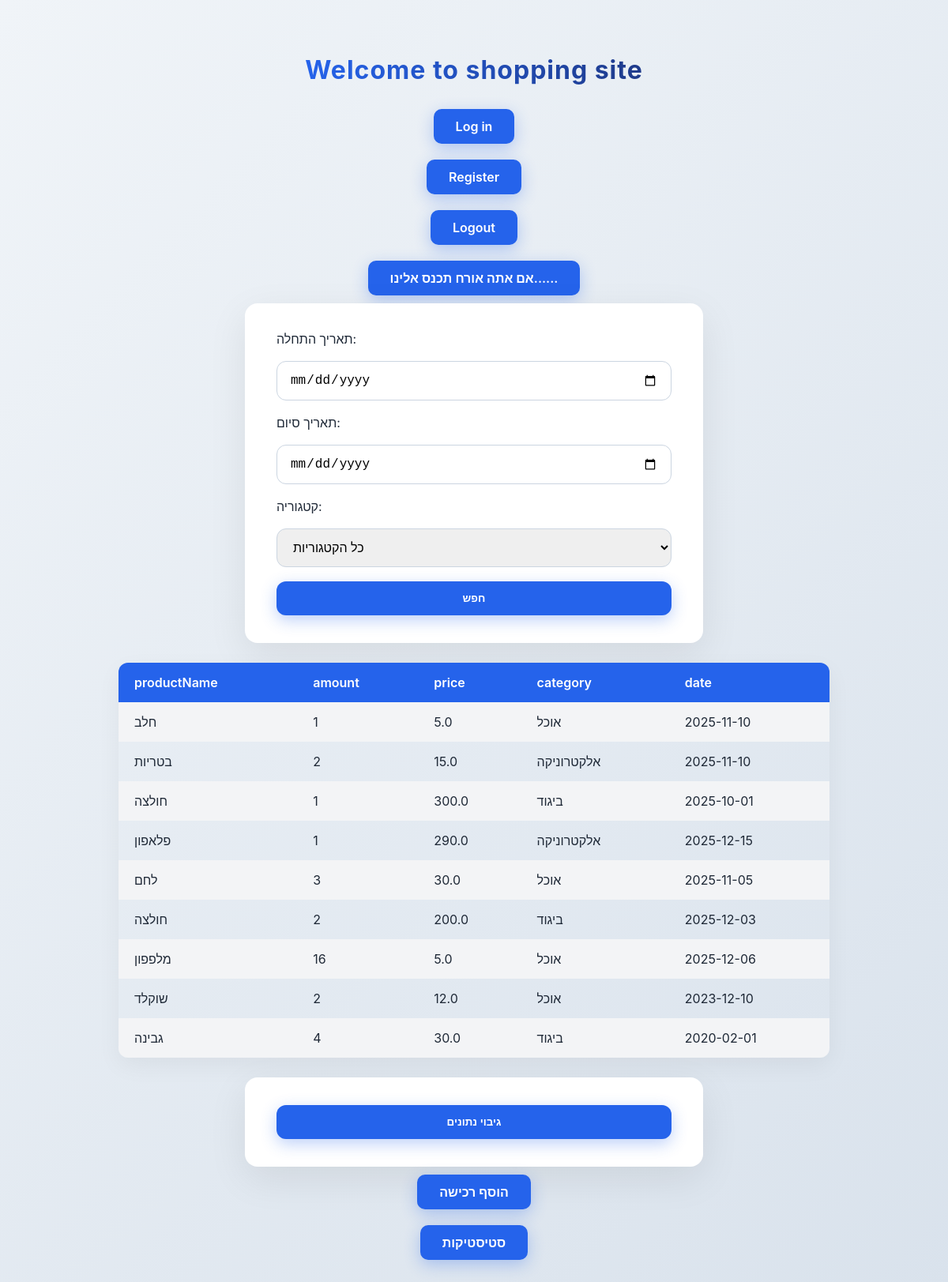
/profile (signed in), run on an earlier commit of the app's database.
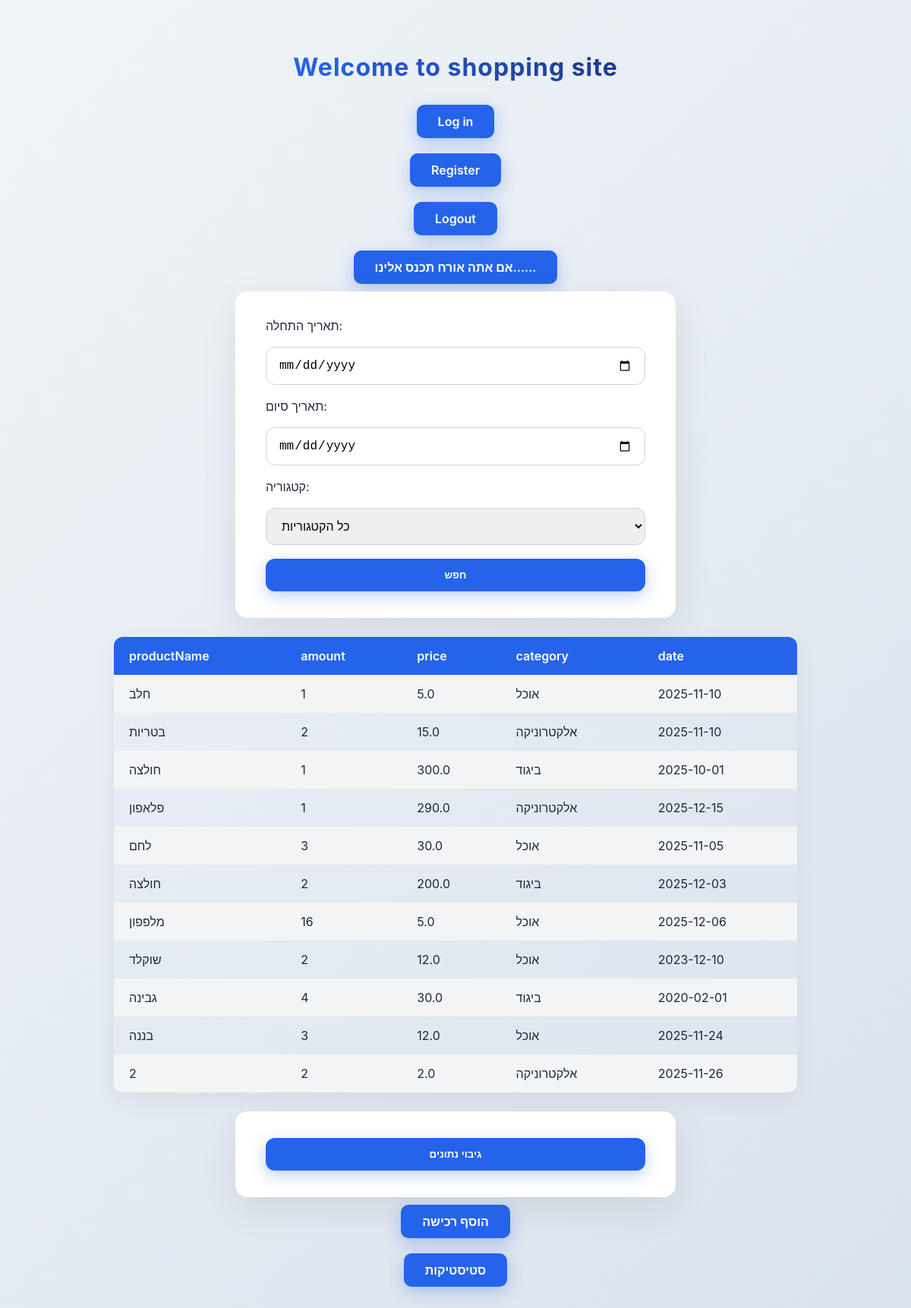
And on a later commit of the database.
### app.py (models this page shows)
class Purchase(db.Model):
    id = db.Column(db.Integer, primary_key=True)
    product_name = db.Column(db.String, nullable=True)
    amount = db.Column(db.Integer, nullable=True)
    price = db.Column(db.Float, nullable=True)
    category = db.Column(db.String, nullable=True)
    date = db.Column(db.Date, nullable=True)
    user_id = db.Column(db.Integer, db.ForeignKey('user.id'), nullable=False)

### app.py (the view)
@app.get("/profile")
def getProfile():
    Purchase.query.filter(Purchase.date < datetime(1900, 1, 1).date()).delete()
    db.session.commit()
    user_id = session.get('user_id')
    if not user_id:
        return redirect(url_for('getLogin'))
    user = User.query.get(user_id)
    if not user:
        return "User not found"
    user_purchases = user.purchases
    return render_template("profile.html", purchases=user_purchases)

### templates/profile.html (shortened to what this page needs)
{% extends 'index.html'%}
{% block head %}
 <link rel="stylesheet" href="{{ url_for('static', filename='css/profile.css') }}">
{% endblock  %}
{% block body %}
<form method="post" action="{{ url_for('postShow') }}" >
    תאריך התחלה: <input type="date" name="start" value="{{ start }}">
    תאריך סיום: <input type="date" name="end" value="{{ end }}">
    קטגוריה:
    <select name="category">
        <option value="all" {% if category == 'all' or not category %}selected{% endif %}>כל הקטגוריות</option>
    </select>
    <button type="submit">חפש</button>
</form>
{% if purchases %}
<table>
    <tr>
        <th>productName</th>
        <th>amount</th>
        <th>price</th>
        <th>category</th>
        <th>date</th>
    </tr>
    {% for p in purchases %}
    <tr>
        <td>{{ p.product_name }}</td>
        <td>{{ p.amount }}</td>
        <td>{{ p.price }}</td>
        <td>{{ p.category }}</td>
        <td>{{ p.date }}</td>
    </tr>
    {% endfor %}
</table>
{% else %}
<h2>אין רכישות</h2>
{% endif %}
<form action="{{ url_for('saveData') }}" method="get">
    <button type="submit">גיבוי נתונים</button>
</form>
<a href="/add">הוסף רכישה</a>
<a href="/graph">סטיסטיקות</a>
{% endblock  %}

### templates/index.html (shortened to what this page needs)
<!DOCTYPE html>
<html lang="en">
<head>
     <link rel="stylesheet" href="{{ url_for('static', filename='css/index.css') }}">
    {% block head %}
    {% endblock %}
</head>
<body>
    <h1>Welcome to shopping site</h1>
    <a href="/login">Log in</a>
    <a href="/register">Register</a>
    <a href="/logout">Logout</a>
    <a href="/demoProfile">אם אתה אורח תכנס אלינו......</a>
      {% block body %}
    {% endblock %}
</body>
</html>

### static/css/index.css (style rules this page uses)
body { background: linear-gradient(135deg, #f0f4f8, #d9e2ec); font-family: 'Inter', sans-serif; color: #1f2937; display: flex; flex-direction: column; align-items: center; padding: 40px 20px; min-height: 100vh; }
h1, h2, h3, h { font-weight: 700; text-align: center; color: #1e40af; letter-spacing: 1px; margin-bottom: 20px; background: linear-gradient(90deg, #2563eb, #1e3a8a); background-clip: text; -webkit-background-clip: text; -webkit-text-fill-color: transparent; }
a { display: inline-block; margin: 10px 15px; padding: 12px 28px; border-radius: 10px; background-color: #2563eb; color: white; font-weight: 600; text-decoration: none; transition: all 0.3s ease; box-shadow: 0 6px 20px rgba(37,99,235,0.3); }
button, .btn { padding: 14px 25px; border-radius: 12px; border: none; background-color: #2563eb; color: #fff; font-weight: 700; cursor: pointer; box-shadow: 0 6px 20px rgba(37,99,235,0.3); transition: all 0.3s ease; }
form { background-color: #fff; padding: 35px 40px; border-radius: 16px; box-shadow: 0 15px 50px rgba(0,0,0,0.08); display: flex; flex-direction: column; gap: 18px; width: 100%; max-width: 500px; transition: transform 0.3s ease; }
input, select { padding: 14px 16px; border-radius: 12px; border: 1px solid #cbd5e1; font-size: 16px; transition: all 0.3s ease; }
table { width: 100%; max-width: 900px; border-collapse: collapse; margin: 30px 0; border-radius: 12px; overflow: hidden; box-shadow: 0 15px 50px rgba(0,0,0,0.05); }
th, td { padding: 16px 20px; text-align: left; font-size: 16px; }
th { background-color: #2563eb; color: #fff; font-weight: 600; }
tr:nth-child(even) td { background-color: #f3f4f6; }

### static/css/profile.css (style rules this page uses)
table { width: 100%; max-width: 900px; border-collapse: collapse; margin: 25px 0; border-radius: 12px; overflow: hidden; box-shadow: 0 10px 30px rgba(0,0,0,0.05); }
th, td { padding: 15px 20px; text-align: left; font-size: 16px; }
th { background-color: #2563eb; color: #fff; font-weight: 600; }
tr:nth-child(even) td { background-color: #f3f4f6; }

What changed in the data, as far as the page shows it:
added Purchase: product_name "בננה", amount "3", price "12.0", category "אוכל", date "2025-11-24"
added Purchase: product_name "2", amount "2", price "2.0", category "אלקטרוניקה", date "2025-11-26"
